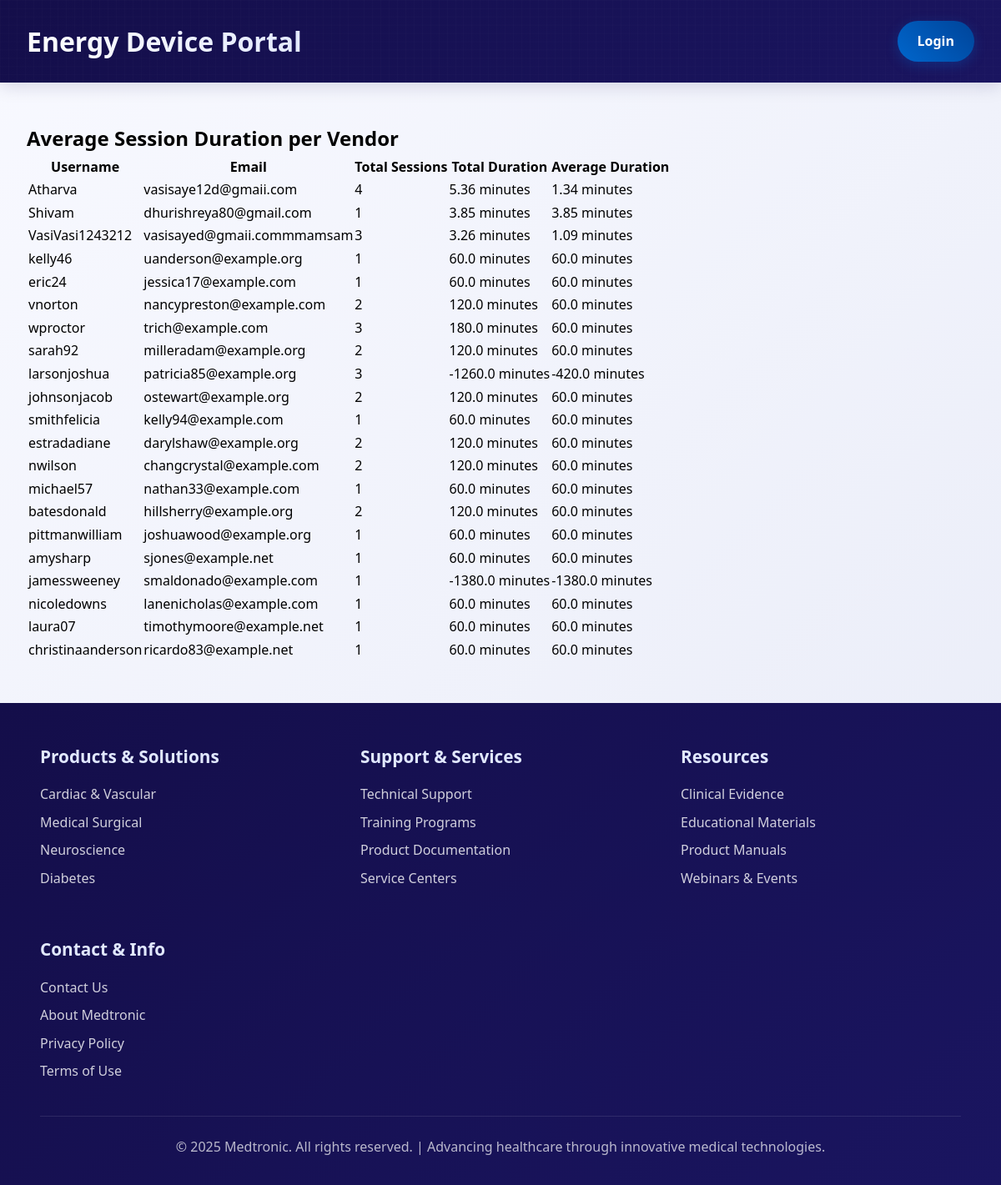
The page /analytics/avg-session/ on the database as committed earlier.
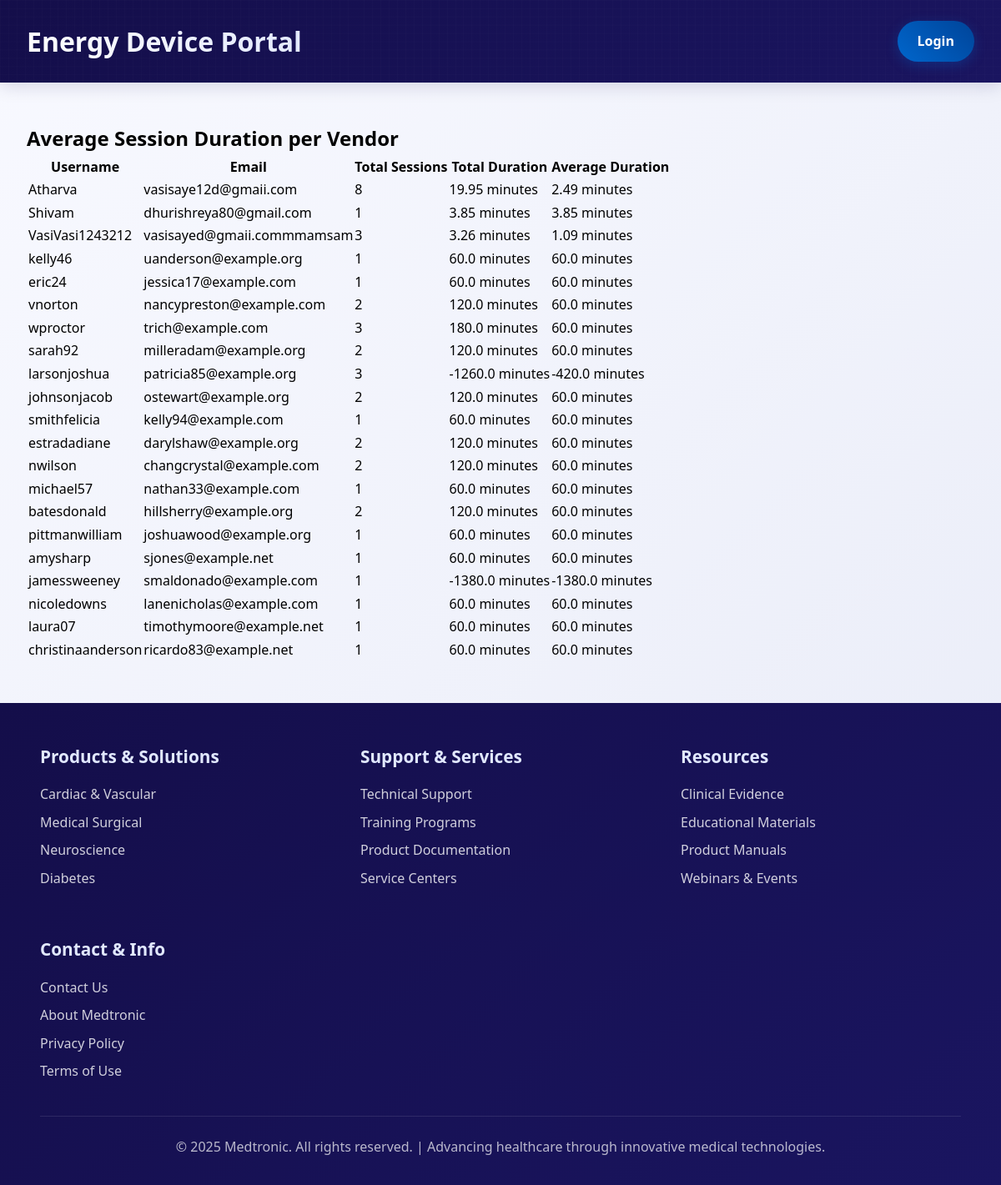
The same page on the database as committed later.
### accounts/models.py (models this page shows, shortened)
class User(AbstractUser):
    ROLE_CHOICES = (
        ('admin', 'Admin'),
        ('user', 'User'),
    )
    role = models.CharField(max_length=10, choices=ROLE_CHOICES, default='user')
    class Meta:
        verbose_name = "User"
        verbose_name_plural = "Users"
        ordering = ['username']

### analytics/views.py (the view)
# urls.py: path('avg-session/', views.avg_session_view, name='avg_session_vendors'),
def avg_session_view(request):
    activities = UserActivity.objects.filter(user__role='user', end_time__isnull=False)
    vendor_data = defaultdict(list)
    for act in activities:
        duration = datetime.combine(now(), act.end_time) - datetime.combine(now(), act.start_time)
        vendor_data[act.user].append(duration)
    vendor_sessions = []
    for user, sessions in vendor_data.items():
        total_duration = sum(sessions, timedelta())
        total_sessions = len(sessions)
        avg_duration = total_duration / total_sessions if total_sessions else timedelta()
        total_minutes = round(total_duration.total_seconds() / 60, 2)
        avg_minutes = round(avg_duration.total_seconds() / 60, 2)
        vendor_sessions.append({
            'user': user,
            'total_sessions': total_sessions,
            'total_duration': f"{total_minutes} minutes",
            'avg_duration': f"{avg_minutes} minutes"
        })
    return render(request, 'analytics/avg_session.html', {'vendor_sessions': vendor_sessions})

### analytics/templates/analytics/avg_session.html
{% extends 'admin.html' %}
{% block content %}
<div class="container mx-auto px-4 py-6">
    <h2 class="text-2xl font-bold mb-4">Average Session Duration per Vendor</h2>
    <table class="min-w-full border border-gray-300 shadow-md">
        <thead class="bg-gray-100">
            <tr>
                <th class="py-2 px-4 text-left border-b">Username</th>
                <th class="py-2 px-4 text-left border-b">Email</th>
                <th class="py-2 px-4 text-left border-b">Total Sessions</th>
                <th class="py-2 px-4 text-left border-b">Total Duration</th>
                <th class="py-2 px-4 text-left border-b">Average Duration</th>
            </tr>
        </thead>
        <tbody>
            {% for vendor in vendor_sessions %}
            <tr class="border-t">
                <td class="py-2 px-4">{{ vendor.user.username }}</td>
                <td class="py-2 px-4">{{ vendor.user.email }}</td>
                <td class="py-2 px-4">{{ vendor.total_sessions }}</td>
                <td class="py-2 px-4">{{ vendor.total_duration }}</td>
                <td class="py-2 px-4">{{ vendor.avg_duration }}</td>
            </tr>
            {% empty %}
            <tr>
                <td colspan="5" class="py-4 px-4 text-center text-gray-500">No session data found.</td>
            </tr>
            {% endfor %}
        </tbody>
    </table>
</div>
{% endblock %}

Rows that differ between the two databases and show on the page:
changed User "Atharva": total_sessions "4" → "8"; total_duration "5.36 minutes" → "19.95 minutes"; avg_duration "1.34 minutes" → "2.49 minutes"
